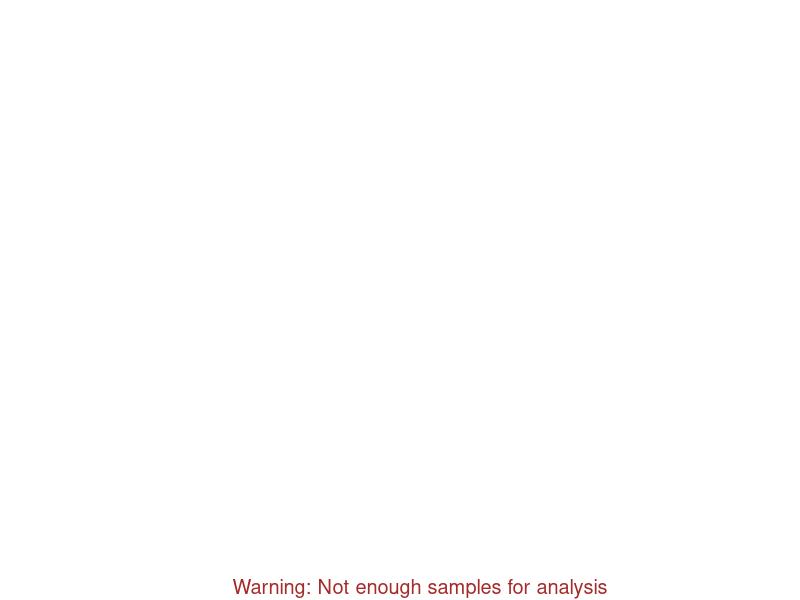

This chart was generated by the following R code:

###############Library Declarations###############

libraryRequireInstall = function(packageName, ...)
{
  if(!require(packageName, character.only = TRUE)) 
    warning(paste("*** The package: '", packageName, "' was not installed ***",sep=""))
}

libraryRequireInstall("zoo")
libraryRequireInstall("proto")

################Inner parameters #################################

Sys.setlocale("LC_ALL","English")# internationalization

# minimum samples for analysis
minSamples2run = 9 

# minimum unique values
minUniqueValues = 3 


################Inner functions #################################
# tiny function to deal with verl long strings on plot
cutStr2Show = function(strText, strCex = 0.8, abbrTo = 100, isH = TRUE, maxChar = 3, partAvailable = 1)
{
  # partAvailable, wich portion of window is available, in [0,1]
  if(is.null(strText))
    return (NULL)
  
  SCL = 0.075 * strCex / 0.8
  pardin = par()$din
  gStand = partAvailable * (isH * pardin[1] + (1 - isH) * pardin[2]) /SCL
  
  # if very very long abbreviate
  if(nchar(strText)>abbrTo && nchar(strText)> 1)
    strText = abbreviate(strText, abbrTo)
  
  # if looooooong convert to lo...
  if(nchar(strText)>round(gStand) && nchar(strText)> 1)
    strText = paste(substring(strText, 1, floor(gStand)), "...", sep = "")
  
  # if shorter than maxChar remove 
  if(gStand <= maxChar)
    strText = NULL
  
  return(strText) 
}

#Info string to be plotted under the chart
CreateInfo = function(modelType, freqv, evars, plotType)
{
  #all, clean, trend, seasonal, remainder, byseason
  pbiInfo =""
  if(plotType == 'all')
    pbiInfo = paste(paste(names(evars), ": ", evars,"%",sep=""), collapse = ", ")
  else
    if(plotType %in% c('clean', 'byseasonClean'))
      pbiInfo = paste(paste('clean', ": ", 100-evars[3],"%",sep=""), collapse = ", ")
    else
      if(plotType %in% c('trend', 'seasonal', 'remainder'))
        pbiInfo = paste(paste(names(evars[plotType]), ":", evars[plotType],"%",sep=""), collapse = ", ")
      else
        if(plotType == 'byseason')
          pbiInfo = paste(paste(names(evars), ":", evars,"%",sep=""), collapse = ", ")
        
        sN=""
        if(!is.null(names(freqv)[1]) && !is.na(names(freqv)[1]))
          sN = paste(" / ", names(freqv)[1], sep="")
        
        pbiInfo = paste("Model: ", modelType, ", freq = ", as.character(freqv),sN, ", ", pbiInfo, sep ="")
        print(pbiInfo)
        return(pbiInfo)
}

# log on numeric array 
makeLog = function (val)
{
  add = 1 + max(0,min(val)) - min(val)  # heuristic
  transVal = val + add # shift to positive range (>1)
  logVal = log(transVal, base = exp(1))
  mul = norm(val, type = "2")/ norm(logVal, type = "2")
  logVal =logVal*mul 
  return(list(add = add, mul = mul, logVal = logVal, base = exp(1)))
}

# invert makeLog 
makeUnLog = function (logVal, add, mul, base = exp(1))
{
  transVal = exp(logVal / mul)
  val = transVal - add 
  return(val)
}

# verify if "perSeason" is good for "frequency" parameter
freqSeason = function(seasons,perSeason)
{
  if((seasons > 5 && perSeason > 3) || (seasons > 2 && perSeason > 7))
    return (perSeason)
  
  return(1)
}

# find frequency using the dates, targetS is a "recommended" seasonality 
findFreqFromDates = function(dates, targetS = "autodetect from date")
{
  freq = 1
  N = length(dates)
  nnn = c("hour", "day", "week", "month", "quater", "year")
  seasons = rep(NaN,6)
  names(seasons) = nnn
  perSeason = seasons
  
  seasons["day"] = round(as.numeric(difftime(dates[length(dates)], dates[1]), units="days"))
  seasons["hour"] = round(as.numeric(difftime(dates[length(dates)], dates[1]), units="hours"))
  seasons["week"] = round(as.numeric(difftime(dates[length(dates)], dates[1]), units="weeks"))
  seasons["month"] = seasons["day"] / 30
  seasons["year"] = seasons["day"] / 365.25
  seasons["quater"] = seasons["year"] * 4
  
  perSeason = N/seasons
  
  if(targetS != "autodetect from date" && targetS != "autodetect from date") # target 
    freq = perSeason[targetS]
  
  if(freq < 2) # if TRUE, target season factor is not good 
    freq = 1
  
  for( s in rev(nnn)) # check year --> quarter --> etc
    if(freq == 1 )
      freq = freqSeason(seasons[s],perSeason[s])
  
  return(round(freq))
}

#decompose into 3 components, known frequency 
flexTSdecomposition = function(Time, vals, freq, trendSmoothness, myts, robustToOutliers, degree)
{
  SMOO_FACTOR = 1.43 # found experimentally do provide aesthetically pleasing results
  
  N = length(Time)
  twin = getSTwindows(N, trendSmoothness= trendSmoothness, freq = freq)
  
  if(freq == 1)
  {
    s = (SMOO_FACTOR * trendSmoothness )
    span = max(s, 0.2) # get from t smoothness
    fit <- loess(vals ~ seq(1, length(Time)), degree = 1 + degree, span = span)
    fit$time.series.df = data.frame(seasonal = rep(0, length(Time)), trend = fit$fitted, residuals = fit$residuals, data = vals)
    
  } 
  if(freq >1)
  {
    ## Convert to time series
    fit <- stl(myts,  robust = robustToOutliers, s.degree = degree, t.degree = degree, s.window = "periodic", t.window = twin)
    fit$time.series.df = as.data.frame(fit$time.series)
    fit$fitted = fit$time.series.df$seasonal + fit$time.series.df$trend
    fit$residuals = vals - fit$fitted
    
  }
   
  clean = fit$time.series.df[,1] + fit$time.series.df[,2]
  seasonal = fit$time.series.df[,1] + mean(fit$time.series.df[,2])
  remainder = fit$time.series.df[,3] + mean(vals)
  trend = fit$time.series.df[,2]
  dfTSD = data.frame(clean = clean, seasonal = seasonal, trend = trend, remainder = remainder)
  return(list(fit = fit, dfTSD = dfTSD))
  
}

#find relative part of signal
explained = function(sigModeled, sig)
{
  sig = sig - mean(sig)
  sigModeled = sigModeled - mean(sigModeled)
  normL2sig = norm(sig, type = "2")
  normL2err = norm(sigModeled, type = "2")
  return(( normL2err / ( normL2sig + 0.00001 )))
}

#next odd number
nextodd = function(num)
  return (round(num)+(round(num) %% 2 == 0))

#get smoothness parameters for STL function
getSTwindows = function(numSamples, trendSmoothness= 0.5, freq = 4)
{
  getByPos = function(arr, frac)
    arr[max(1,round(length(arr) * frac))]
  
  t = nextodd(freq*1.5)# default
  allTS = seq(3, max(7, max(t*2, nextodd(numSamples/2))), by = 2)
  return(getByPos(allTS,trendSmoothness))
}

#get valid frequency parameter, based on input from user 
getFrequency = function(parsed_dates, values, tS, f)
{
  myFreq = f
  grp = c("autodetect from value","none","manual")
  
  if(!(tS %in% c("autodetect from value","none","manual"))) #detect from date
  {  
    myFreq = findFreqFromDates(parsed_dates, targetS = tS)
  }else{
    if(tS == "none")
    { myFreq = 1}
    else
    {
      if(tS == "autodetect from value")
        myFreq = freqFromValue(values)
    }
  }
  numPeriods = floor(length(values)/myFreq)
  if(numPeriods< 2)
    myFreq = findFreqFromDates(parsed_dates, targetS = "autodetect from date")
  return(myFreq)
}

#********* PBI Parameters Block ***************

if(!exists("Time"))
	Time = NULL 

if(!exists("Value"))
	Value = NULL 

showWarnInfo = TRUE  #default
if (exists("settings_extra_params_show")) 
{
	showWarnInfo = settings_extra_params_show
}

if(exists("settings_model_params_show") && settings_model_params_show == FALSE)
	rm(list= ls(pattern = "settings_model_params_" ))

if(exists("settings_algo_params_show") && settings_algo_params_show == FALSE)
	rm(list= ls(pattern = "settings_algo_params_" ))

if(exists("settings_plot_params_show") && settings_plot_params_show == FALSE)
	rm(list= ls(pattern = "settings_plot_params_" ))

if(exists("settings_extra_params_show") && settings_extra_params_show == FALSE)
	rm(list= ls(pattern = "settings_extra_params_" ))

##PBI_PARAM: display_name: Decomposition model, tooltip:Switch between additive and multiplicative decomposition models 
# Type: enumeration, default:'automatic', 
# Min: , Max:
# enumeration options: additive ,multiplicative ,automatic ,
modelType = 'automatic'  #default
if (exists("settings_model_params_modelType")) 
{
	modelType = settings_model_params_modelType
}

##PBI_PARAM: display_name: Seasonal factor, tooltip:Specify recommended seasonal factor
# Type: enumeration, default:'autodetect from date', 
# Min: , Max:
# enumeration options: autodetect from date ,none ,manual ,hour ,day ,week ,month ,quarter ,year ,
targetSeasonality = 'autodetect from date'  #default
if (exists("settings_model_params_targetSeasonality")) 
{
	targetSeasonality = settings_model_params_targetSeasonality
}

##PBI_PARAM: display_name: Frequency, tooltip:Number of samples per season
# Type: numeric, default:12, 
# Min: 1, Max:10000
freq = 12  #default
if (exists("settings_model_params_freq")) 
{
	freq = settings_model_params_freq
	freq = max( min (freq, 10000), 1)
}

##PBI_PARAM: display_name: Degree, tooltip:Degree of locally-fitted polynomial in seasonal extraction and trend extraction
# Type: bool, default:FALSE, 
# Min: , Max:
degree = FALSE  #default
if (exists("settings_algo_params_degree")) 
{
	degree = settings_algo_params_degree
}

##PBI_PARAM: display_name: Robust to outliers, tooltip:Indicating if robust fitting be used in the loess procedure
# Type: bool, default:TRUE, 
# Min: , Max:
robustToOutliers = TRUE  #default
if (exists("settings_algo_params_robustToOutliers")) 
{
	robustToOutliers = settings_algo_params_robustToOutliers
}

##PBI_PARAM: display_name: Trend smoothness, tooltip:Trend smoothness
# Type: numeric, default:50, 
# Min: 1, Max:100
trendSmoothness = 50  #default
if (exists("settings_algo_params_percentile")) 
{
	trendSmoothness = settings_algo_params_percentile
	trendSmoothness = max( min (trendSmoothness, 100), 1)
}

##PBI_PARAM: display_name: Plot type, tooltip:specify the plot type
# Type: enumeration, default:'all', 
# Min: , Max:
# enumeration options: all ,trend ,seasonal ,clean ,remainder ,byseason ,byseasonClean ,
plotType = 'all'  #default
if (exists("settings_plot_params_plotType")) 
{
	plotType = settings_plot_params_plotType
}

##PBI_PARAM: display_name: Line width, tooltip:line width
# Type: numeric, default:10, 
# Min: 1, Max:50
lineWidth = 10  #default
if (exists("settings_plot_params_weight")) 
{
	lineWidth = settings_plot_params_weight
	lineWidth = max( min (lineWidth, 50), 1)
}

##PBI_PARAM: display_name: Line color, tooltip:line color
# Type: fill, default:'red', 
# Min: , Max:
lineCol = 'red'  #default
if (exists("settings_plot_params_lineCol")) 
{
	lineCol = settings_plot_params_lineCol
}

##PBI_PARAM: display_name: Labels color, tooltip:labels color
# Type: fill, default:'orange', 
# Min: , Max:
labelsCol = 'orange'  #default
if (exists("settings_plot_params_labelsCol")) 
{
	labelsCol = settings_plot_params_labelsCol
}

##PBI_PARAM: display_name: Labels font size, tooltip:labels font size
# Type: numeric, default:10, 
# Min: 8, Max:40
labelsFont = 10  #default
if (exists("settings_plot_params_textSize")) 
{
	labelsFont = settings_plot_params_textSize
	labelsFont = max( min (labelsFont, 40), 8)
}

##PBI_PARAM: display_name: Font size, tooltip:
# Type: numeric, default:8, 
# Min: 8, Max:40
infoFontSize = 10  #default
if (exists("settings_extra_params_textSize")) 
{
	infoFontSize = settings_extra_params_textSize
	infoFontSize = max( min (infoFontSize, 40), 10)
}

##PBI_PARAM: display_name: Text color, tooltip:Text color
# Type: fill, default:'brown', 
# Min: , Max:
infoCol = 'brown'  #default
if (exists("settings_extra_params_infoCol")) 
{
	infoCol = settings_extra_params_infoCol
}
 
 
{
  
  #update params to correct scale
  trendSmoothness = trendSmoothness / 100 # from % to [0,1]
  labelsFont = labelsFont / 10 # convert from range 8-40
  lineWidth = lineWidth / 8 # convert from 1-50 
  infoFontSize = infoFontSize / 10

  pbiInfo = "" # warning or info string 
  
  #check if all Roles exist
  if(!(exists("Value") && exists("Time")))
  {
    Value = NULL; Time = ts(); plotType = "empty"
  }
  else
  {
    nameTime = names(Time)[1]
    Time = as.character(Time[,1]);  names(Time)[1] = nameTime 
    N = length(Time)
    if(N < minSamples2run)
    {
      Value = NULL; Time = ts(); plotType = "empty"
      pbiInfo = cutStr2Show("Warning: Not enough samples for analysis", strCex = 1.2, partAvailable = 0.95)
      
    }
  }
  if(plotType != "empty")
  {
    parsed_dates=strptime(Time, "%Y-%m-%dT%H:%M:%S", tz = "UTC")
    if((any(is.na(parsed_dates))))
    {
      Value = NULL; Time = ts(); plotType = "empty"
      pbiInfo = cutStr2Show("Warning: Only 'Date', 'Time', 'Date/Time' types are allowed for Time", strCex = 1.2, partAvailable = 0.95)
    }
    else
      if(!is.numeric(Value[,1]))
      {
        Value = NULL; Time = ts(); plotType = "empty"
        pbiInfo = cutStr2Show("Warning: Only numeric types are allowed for Value", strCex = 1.2, partAvailable = 0.95)
      }
      else
        if(length(unique(Value[,1])) < minUniqueValues)
        {
          Value = NULL; Time = ts(); plotType = "empty"
          pbiInfo = cutStr2Show("Warning: No sufficient variance in Value", strCex = 1.2, partAvailable = 0.95)
        }
  } 
  
  if(plotType != "empty")
  {
    interval = difftime(parsed_dates[length(parsed_dates)],parsed_dates[1])/(length(parsed_dates)-1) # force equal spacing 
    
    vals = avals = Value[,1]
    mvals = NULL
    
    if(modelType != "additive")
    {
      mvals = makeLog(vals)
      vals = mvals$logVal
    }
    
    #detect the frequency 
    freqv = getFrequency(parsed_dates, vals, targetSeasonality, freq)
    
    # Convert to time series
    mytsAdd = myts <- ts(vals, start = as.Date(min(Time)), frequency = freqv)
    
    if(!is.null(mvals))
    {
      afreq = getFrequency(parsed_dates,avals,targetSeasonality,freq)
      mytsAdd <- ts(avals, start = as.Date(min(Time)), frequency = afreq)
    }
    
    # decompose (additive or multiplicative with or without seasonality)
    flexTSres <- flexTSdecomposition(Time, vals, freqv, trendSmoothness, myts, robustToOutliers, degree)
    
    dfTSD = flexTSres$dfTSD
    
    #explained variance
     if(is.null(mvals))
        evars = apply(dfTSD[,-1],2,FUN = explained, sig = vals)
    else
       evars = apply(makeUnLog(dfTSD[,-1],mvals$add, mvals$mul), 2, FUN = explained, sig = avals)
       
    
    evars = round(100 * evars / sum(evars))
    
    if(modelType == "automatic")
    {#compute the same for additive model, compare and select one 
      flexTSresAdd <- flexTSdecomposition(Time, avals, afreq, trendSmoothness, mytsAdd, robustToOutliers, degree)
      dfTSDadd <- flexTSresAdd$dfTSD
      evarsAdd = apply(dfTSDadd[,-1], 2, FUN = explained, sig = avals)
      evarsAdd = round(100*evarsAdd/sum(evarsAdd))
      
      if(evarsAdd[3]<evars[3]) # do additive
      {
        modelType = "additive"
        myts = mytsAdd
        mvals = NULL
        freqv = afreq
        dfTSD = dfTSDadd
        evars = evarsAdd
        flexTSres = flexTSresAdd
        vals = avals
      }
      else  # do multiplicative
        modelType = "multiplicative" 
    }
    
    #plots 
    if (plotType %in% c("byseason","byseasonClean") && freqv == 1)
      plotType = "clean"
    
    if(showWarnInfo)
      pbiInfo = CreateInfo(modelType, freqv, evars, plotType)
  }
  pbiInfo = cutStr2Show(pbiInfo, strCex = infoFontSize )
  
  ## Plot the result
  if(plotType == "all" )
  {
    if(is.null(mvals))
      mts0 = data.frame(data=vals, seasonal = dfTSD$seasonal  , trend=dfTSD$trend, remainder = vals- dfTSD$clean)
    else
    {
      mts0 = data.frame(data=avals, seasonal =  makeUnLog(dfTSD$seasonal, mvals$add, mvals$mul)  , 
                   trend=makeUnLog(dfTSD$trend,mvals$add, mvals$mul))
      mts0$remainder = mts0$data - makeUnLog(dfTSD$clean,mvals$add, mvals$mul)
    }
   
    
    names(mts0) = sapply(names(mts0),cutStr2Show, strCex = labelsFont , isH = F, partAvailable = 0.24, maxChar = 1)
    print(names(mts0))
    
    mts1 = ts(mts0, start = as.Date(min(Time)), frequency= freqv)
    
    mts1_zoo = as.zoo(mts1)
    time(mts1_zoo) = parsed_dates
    
    
    p <- proto(plot.zoo = plot.zoo, mtext = function(...) 
      graphics::mtext(..., cex = labelsFont, col = labelsCol))
    
    with(p, plot.zoo)(mts1_zoo, main="", col = lineCol, plot.type = c("multiple"),
                      yax.flip = TRUE,
                      col.lab = labelsCol,  lwd =lineWidth,  cex.lab = labelsFont)
    
    title(main="", sub = pbiInfo, cex.sub = infoFontSize, col.sub = infoCol)
  }
  else
    if((plotType %in% c("clean","trend", "remainder", "seasonal"))) # clean, trend, remainder
    {
      myts_zoo = as.zoo(mytsAdd)# changed to zoo type because it allows to replace dates
      time(myts_zoo) = parsed_dates
      
      # plot input data
      plot(myts_zoo, col="gray", 
           main="",
           lwd = lineWidth/2,  col.lab = labelsCol, cex.lab = labelsFont, xlab = "", ylab = "")
      
      
      if(!is.null(mvals))
      {
        dfTSD[,plotType] = makeUnLog(dfTSD[,plotType], mvals$add, mvals$mul)
        if(plotType=="remainder")
          dfTSD$clean = makeUnLog(dfTSD$clean, mvals$add, mvals$mul)
      }
      m = 0; meanAvals = mean(avals)
      
      dfTSD$remainder = avals - dfTSD$clean + meanAvals
      
      dfTSD <- ts(dfTSD, start = as.Date(min(Time)), frequency= freqv)
      
     
      
      if(plotType %in% c("seasonal")) # draw around mean
          m = - mean(dfTSD[,plotType]) + meanAvals
      
      line_zoo = as.zoo(dfTSD[,plotType] + m)
      time(line_zoo) = parsed_dates
      
      lines(line_zoo, col = lineCol, lwd = lineWidth)
      
      abline(a = meanAvals, b = 0, col = "green", lty = 2, col.lab = labelsCol)
      
      xlab=names(Time)[1]; ylab=names(Value)[1] 
      ylab = cutStr2Show(ylab,labelsFont, isH = FALSE, maxChar = 1)
      xlab = cutStr2Show(xlab,labelsFont, isH = TRUE, maxChar = 1)
      title(main="", 
            xlab = xlab, ylab = ylab,
            col.lab=labelsCol, cex.lab=labelsFont, sub = pbiInfo, cex.sub = infoFontSize, col.sub = infoCol)
      
    } else 
      if(plotType %in% c("byseason","byseasonClean"))
      {
        fit <- flexTSres$fit
        par(lwd = lineWidth, col = lineCol)
        d = fit$time.series[,"trend"] + fit$time.series[,"seasonal"]
        ylab =paste("Clean", names(Value)[1], sep=" ")
        
        if(plotType == "byseason")
        {
          d = d + fit$time.series[,"remainder"]
          ylab =names(Value)[1]
        }
        if(!is.null(mvals))
          ylab =paste("log(", ylab, ")", sep="")
        xlab = "Season"
        
        ylab = cutStr2Show(ylab,labelsFont, isH = FALSE, maxChar = 1)
        xlab = cutStr2Show(xlab,labelsFont, isH = TRUE, maxChar = 1)
        
        monthplot(d , main="", ylab = ylab, xlab = xlab,  
                  col.lab=labelsCol, cex.lab=labelsFont, col.base = "gray", lwd.base = lineWidth/2, bty='n')
        box(col = 'black', lwd =1)
      }
  else #empty
  {
    plot.new()
    title(main="", sub = pbiInfo, cex.sub = 1.2, col.sub = infoCol)
  }
  
}